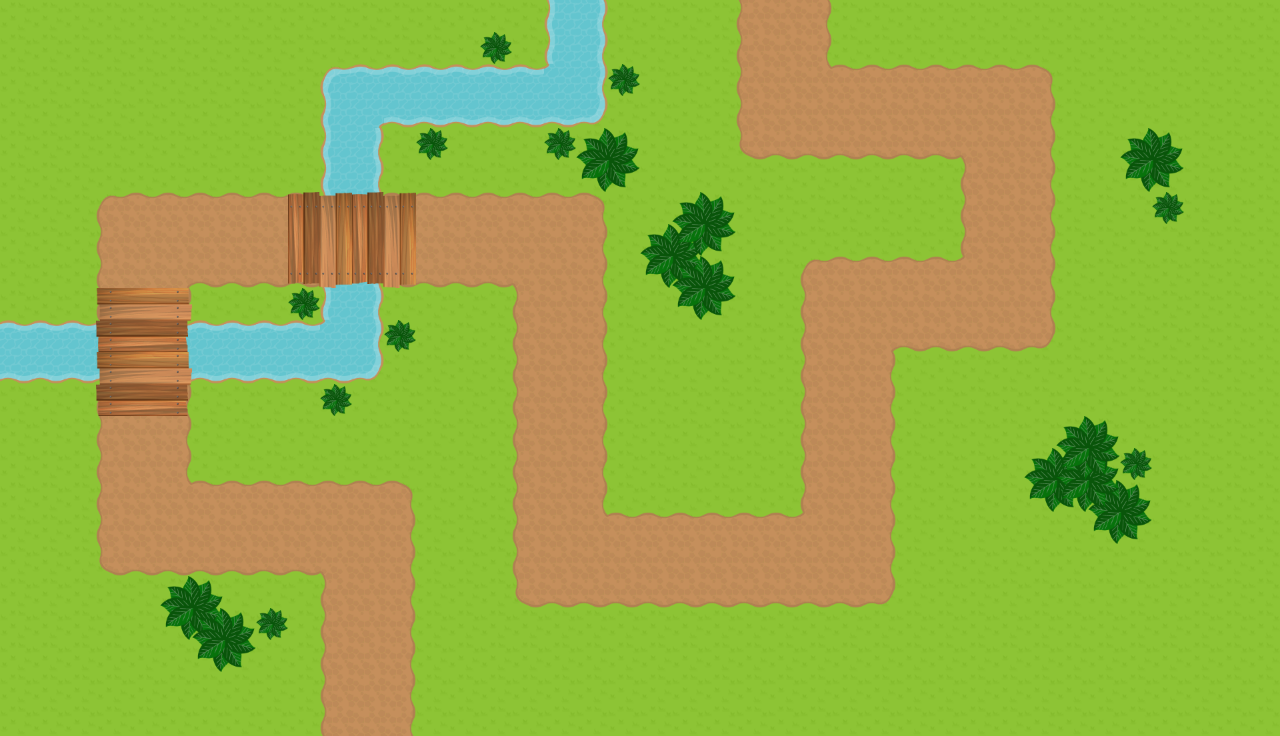

The image is a tile-based game level rendered from a .tmx file. Its description and source (layers, tilesets, objects; grid data summarised) follow:
An orthogonal 40x23 tile map with 32x32 px tiles, 4 tile layers (Tile Layer 1, Tile Layer 2, Tile Layer 3, Tile Layer 4), 4 tilesets and 16 objects (PathLine).

<map version="1.0" tiledversion="1.0.3" orientation="orthogonal" renderorder="right-down" width="40" height="23" tilewidth="32" tileheight="32" nextobjectid="42">
 <tileset firstgid="1" name="tiles" tilewidth="32" tileheight="32" spacing="4" margin="2" tilecount="42" columns="14">
  <image source="../../tiles/med/tiles.png" width="512" height="128" />
  <terraintypes>
   <terrain name="Path" tile="18" />
   <terrain name="Water" tile="33" />
  </terraintypes>
  <tile id="14" terrain=",,,0" />
  <tile id="15" terrain=",,0,0" />
  <tile id="16" terrain=",,0," />
  <tile id="17" terrain=",0,,0" />
  <tile id="18" terrain="0,0,0,0" />
  <tile id="19" terrain="0,,0," />
  <tile id="20" terrain=",0,," />
  <tile id="21" terrain="0,0,," />
  <tile id="22" terrain="0,,," />
  <tile id="23" terrain="0,,0,0" />
  <tile id="24" terrain=",0,0,0" />
  <tile id="25" terrain="0,0,,0" />
  <tile id="26" terrain="0,0,0," />
  <tile id="29" terrain=",,,1" />
  <tile id="30" terrain=",,1,1" />
  <tile id="31" terrain=",,1," />
  <tile id="32" terrain=",1,,1" />
  <tile id="33" terrain="1,1,1,1" />
  <tile id="34" terrain="1,,1," />
  <tile id="35" terrain=",1,," />
  <tile id="36" terrain="1,1,," />
  <tile id="37" terrain="1,,," />
  <tile id="38" terrain="1,1,1," />
  <tile id="39" terrain="1,1,,1" />
  <tile id="40" terrain="1,,1,1" />
  <tile id="41" terrain=",1,1,1" />
 </tileset>
 <tileset firstgid="43" name="tiles2" tilewidth="32" tileheight="32" spacing="4" margin="2" tilecount="14" columns="14">
  <image source="../../tiles/med/tiles2.png" width="512" height="64" />
 </tileset>
 <tileset firstgid="57" name="tiles3" tilewidth="32" tileheight="32" spacing="4" margin="2" tilecount="42" columns="14">
  <image source="../../tiles/med/tiles3.png" width="512" height="128" />
 </tileset>
 <tileset firstgid="99" name="tiles4" tilewidth="32" tileheight="32" spacing="4" margin="2" tilecount="98" columns="14">
  <image source="../../tiles/med/tiles4.png" width="512" height="256" />
 </tileset>
 <layer name="Tile Layer 1" width="40" height="23">
  <data>[920 cells, 920 non-empty, 1 distinct tile ids]</data>
 </layer>
 <layer name="Tile Layer 2" width="40" height="23">
  <data>[920 cells, 319 non-empty, 26 distinct tile ids]</data>
 </layer>
 <layer name="Tile Layer 3" width="40" height="23">
  <data>[920 cells, 37 non-empty, 17 distinct tile ids]</data>
 </layer>
 <layer name="Tile Layer 4" width="40" height="23">
  <data>[920 cells, 20 non-empty, 5 distinct tile ids]</data>
 </layer>
 <objectgroup name="Path" visible="0">
  <object id="37" name="PathLine" x="367" y="752">
   <polyline points="0,-16 0,-224 -224,-224 -224,-512 192,-512 192,-192 480,-192 480,-448 640,-448 640,-640 416,-640 416,-752" />
  </object>
 </objectgroup>
 <objectgroup name="Boundary">
  <object id="26" x="326.75" y="493.333" width="83.4587" height="242.417" />
  <object id="27" x="108.771" y="486.565" width="294.833" height="83.394" />
  <object id="28" x="102.854" y="205.083" width="83.4587" height="359.583" />
  <object id="29" x="109.25" y="198.637" width="486.811" height="83.394" />
  <object id="30" x="518.73" y="204.625" width="83.2087" height="391.208" />
  <object id="31" x="525.22" y="518.85" width="358.637" height="83.394" />
  <object id="32" x="806.987" y="268.633" width="83.4587" height="327.311" />
  <object id="33" x="812.767" y="262.697" width="230.833" height="83.394" />
  <object id="34" x="966.58" y="76.4173" width="83.4587" height="263.541" />
  <object id="35" x="748.587" y="70.8027" width="294.583" height="82.894" />
  <object id="36" x="742.767" y="0.0834167" width="83.4587" height="148.208" />
  <object id="38" x="0" y="326.667" width="372.625" height="51.3335" />
  <object id="39" x="326.687" y="76.104" width="51.6665" height="296.083" />
  <object id="40" x="331.75" y="70.7087" width="264.858" height="51.3335" />
  <object id="41" x="550.75" y="0.166583" width="51.6665" height="115.396" />
 </objectgroup>
</map>
